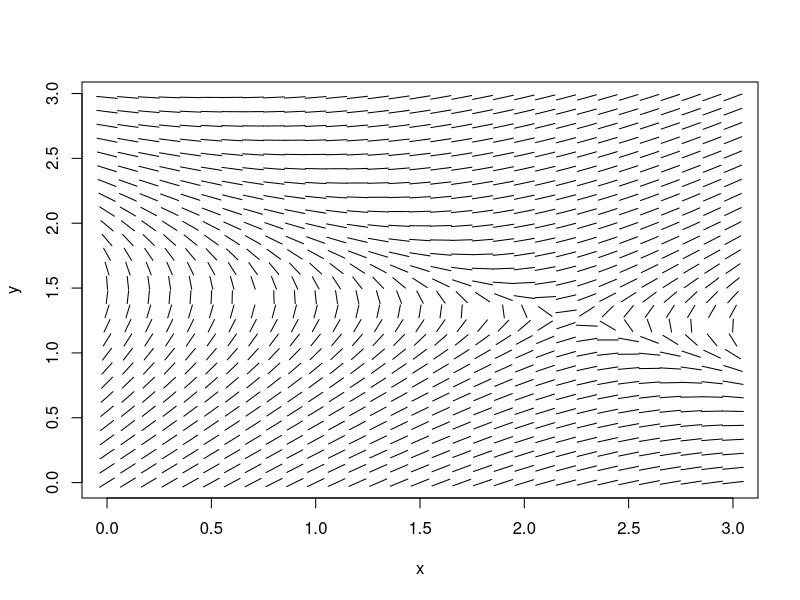
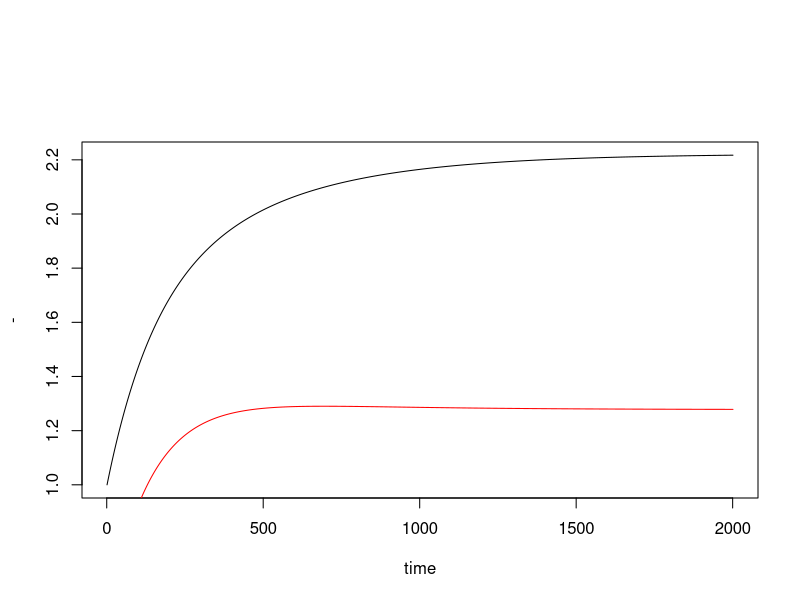
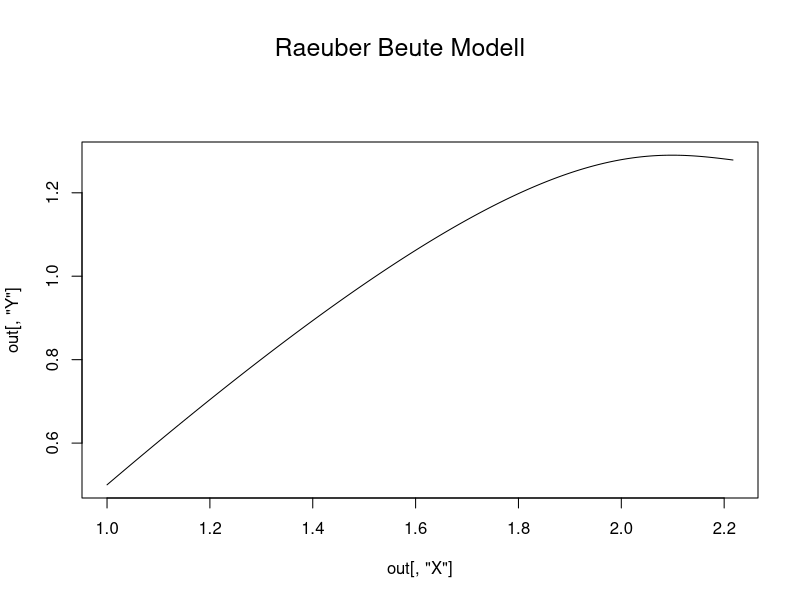
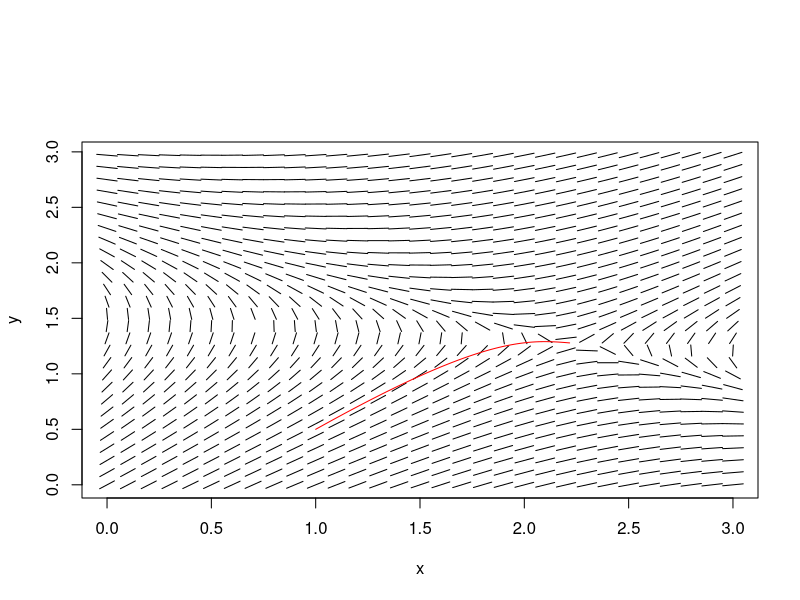

Source code (R) for these figures, in order:
##################################################
##   Differentialgleichungen numerisch loesen   ##
##################################################
library(deSolve)

# Richtungsfeld Funktion (fuer 2d)
rf <- function(f,x,y,l=0.2){
  plot(0,0,col="white",xlim=c(min(x),max(x)),ylim=c(min(y),max(y)),xlab="x",ylab="y")
  for (i in 1:length(x)){
    for (j in 1:length(y)){
      w<-l/(2*sqrt(1+f(x[i],y[j])^2))
      lines(c(x[i]-w,x[i]+w),c(y[j]-w*f(x[i],y[j]),y[j]+w*f(x[i],y[j])) ) 
    }
  }
}

# Raeuber Beute #######################################
K1 <- 3.5
K2 <- 1.5
Alpha <- 1
Beta <- 0.1
f<-function(x,y){(1-(x+Alpha*y)/K1)/(1-(y+Beta*x)/K2)}
x<- seq(0,3, by = 0.1)
y<- seq(0,3, by = 0.11)
rf(f,x,y,0.1)



parameters <- c(K1=K1,K2=K2,Alpha=Alpha,Beta=Beta)
state <- c(X = 1, Y = 0.5)

RB<-function(t, state, parameters) {
  with(as.list(c(state, parameters)),{
    # rate of change
    dX <- (1-(X+Alpha*Y)/K1)
    dY <- (1-(Y+Beta*X)/K2)
    
    # return the rate of change
    list(c(dX, dY))
  })   # end with(as.list ...
}


# Zeitspanne fuer Loesung vorgeben
times <- seq(0, 20, by = 0.01)

# DGL Loesen
out <- ode(y = state, times = times, func = RB, parms = parameters)

# Wie sieht die Loesung aus...
head(out)

# Plotten
par(oma = c(0, 0, 3, 0))
plot(out[, "X"], xlab = "time", ylab = "-", type="l")
lines(out[, "Y"], xlab = "time", ylab = "-", type="l", col="red")
plot(out[, "X"], out[, "Y"], pch = ".", type="l")
mtext(outer = TRUE, side = 3, "Raeuber Beute Modell", cex = 1.5)

# Plot in Richtungsfeld
rf(f,x,y,0.1)
lines(out[, "X"], out[, "Y"], pch = ".", type="l" ,col="red")
